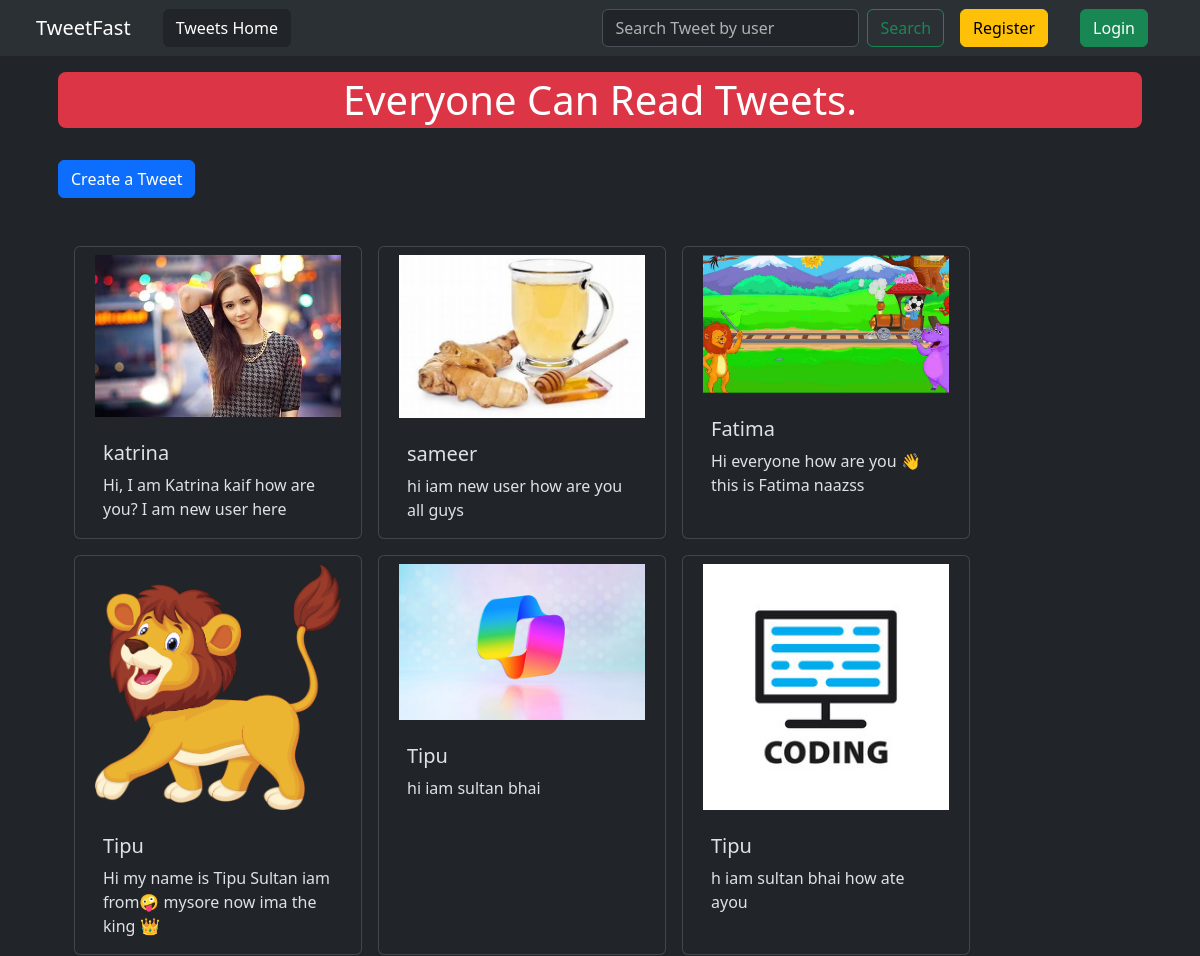
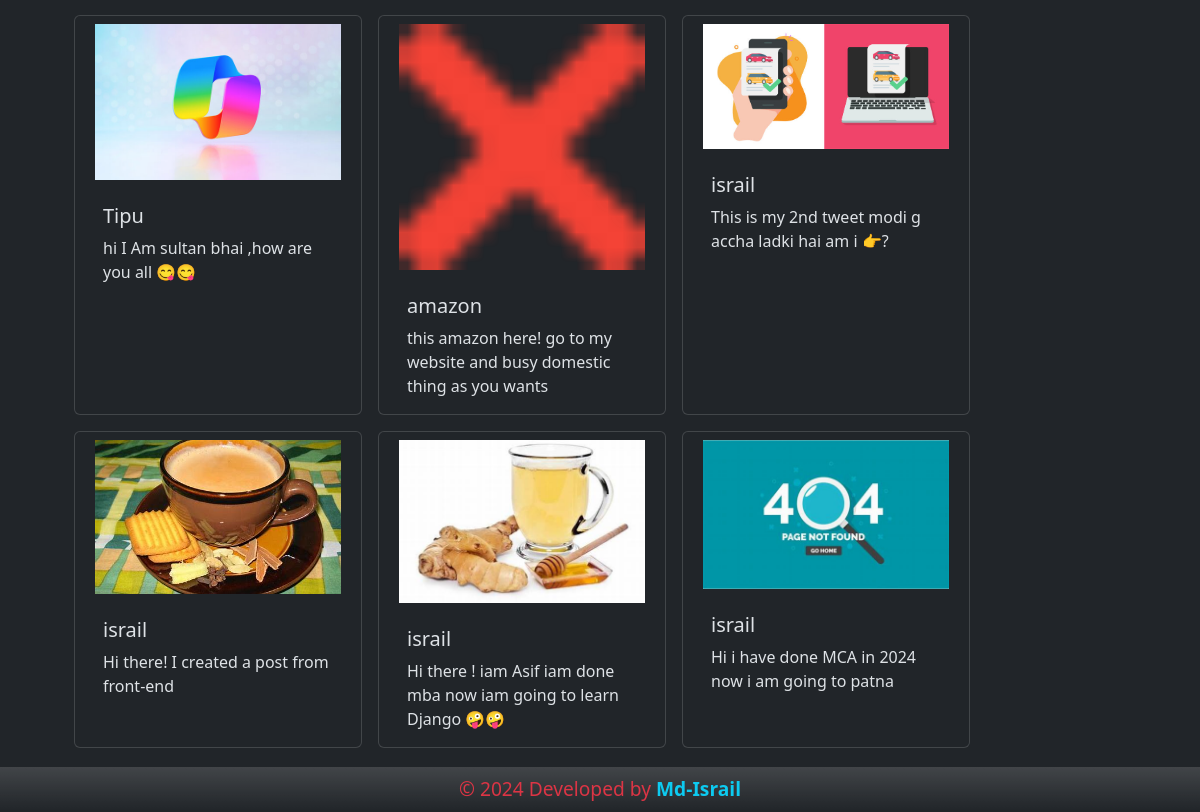
The app's page /tweet/tweet_list/ with its own data (2 pictures, top to bottom).
### tweet/models.py (models this page shows, shortened)
class Tweet(models.Model):
    user = models.ForeignKey(User, on_delete=models.CASCADE)
    text = models.TextField(max_length=240)
    photo = models.ImageField(upload_to='photo/', blank=True, null=True)
    created = models.DateTimeField(auto_now_add=True)
    update_at = models.DateTimeField(auto_now=True)

### tweet/views.py (the view)
# urls.py: path('tweet_list/', views.tweet_list, name='tweet_list'),
def tweet_list(request):
    tweets = Tweet.objects.all().order_by('-created')
    return render(request, 'tweet_list.html', {'tweets': tweets})

### tweet/templates/tweet_list.html (shortened to what this page needs)
{% extends "layout.html" %}
{% block content %}
<h1 class="p-lg-1 m-3 text-center text-capitalize text-bg-danger p-3 rounded-3">Everyone Can Read Tweets.</h1>
<a class="btn btn-primary m-3 text-center" href="{% url 'tweet_create' %}" target="" rel="noopener noreferrer">Create a Tweet</a>
<div class="container row gap-3 p-3 m-lg-3 mb-lg-5" >
  {% for tweet in tweets %}
  <div class="card" style="width: 18rem">
    {% if tweet.photo %}
        <img src="{{ tweet.photo.url }}" class="card-img-top p-2 rounded-2" alt="Tweet Image">
    {% endif %}
    <div class="card-body">
      <h5 class="card-title">{{ tweet.user.username }}</h5>
      <p class="card-text">
        {{ tweet.text}}
      </p>
    </div>
  </div>
  {% endfor %}
</div>
{% endblock %}

### static/css/style.css (style rules this page uses)
* { margin: 0; padding: 0; box-sizing: border-box; }

### records on screen
Tweet: photo (picture), user.username "katrina", text "Hi, I am Katrina kaif how are you? I am new user here"
Tweet: photo (picture), user.username "sameer", text "hi iam new user how are you all guys"
Tweet: photo (picture), user.username "Fatima", text "Hi everyone how are you 👋 this is Fatima naazss"
Tweet: photo (picture), user.username "Tipu", text "Hi my name is Tipu Sultan iam from🤪 mysore now ima the king 👑"
Tweet: photo (picture), user.username "Tipu", text "hi iam sultan bhai"
Tweet: photo (picture), user.username "Tipu", text "h iam sultan bhai how ate ayou"
Tweet: photo (picture), user.username "Tipu", text "hi I Am sultan bhai ,how are you all 😋😋"
Tweet: photo (picture), user.username "amazon", text "this amazon here! go to my website and busy domestic thing as you wants"
Tweet: photo (picture), user.username "israil", text "This is my 2nd tweet modi g accha ladki hai am i 👉?"
Tweet: photo (picture), user.username "israil", text "Hi there! I created a post from front-end"
Tweet: photo (picture), user.username "israil", text "Hi there ! iam Asif iam done mba now iam going to learn Django 🤪🤪"
Tweet: photo (picture), user.username "israil", text "Hi i have done MCA in 2024 now i am going to patna"
